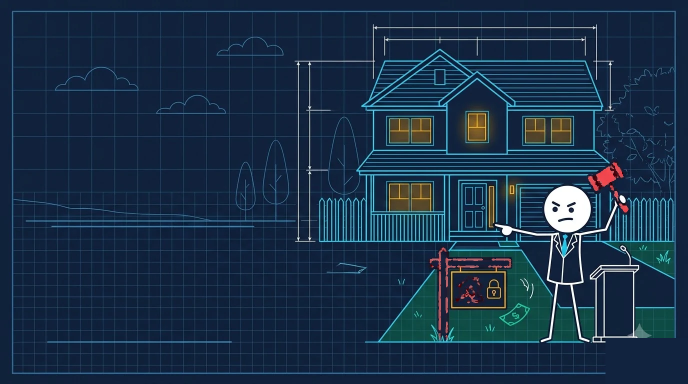
#> input picture projects/hospital-bill-plans/elements/cut/01.png, 1376 x 768 px (shown at 1/2 size); its folder holds only this picture in this run
$ python ingest_elements.py
#> lines starting #> are read from the running program, lines starting #| are printed output that depends on the picture
import os, sys, glob, re, subprocess
from PIL import Image, ImageDraw

def main():
    proj_dir = os.path.dirname(os.path.abspath(__file__))
    dl_dir = os.path.join(os.path.expanduser("~"), "Downloads", "stick_hospital-bill-plans_el")
    raw_dir = os.path.join(proj_dir, "elements", "raw")
    cut_dir = os.path.join(proj_dir, "elements", "cut")
    os.makedirs(raw_dir, exist_ok=True)
    os.makedirs(cut_dir, exist_ok=True)

    files = glob.glob(os.path.join(dl_dir, "*.*"))
    elements = {}
    for f in files:
        base = os.path.basename(f)
        m = re.match(r"^(\d+)(?:\s*\(\d+\))?\s*-\s*", base)
        if m:
            elements[int(m.group(1))] = f

    print(f"Found {len(elements)} elements in {dl_dir}")
    for i in range(1, 21):
        if i in elements:
            src = elements[i]
            im = Image.open(src).convert("RGB")
            w, h = im.size
            px = im.load()
            bg = px[4, 4]
            # Wipe Flow sparkle in bottom right
            ImageDraw.Draw(im).rectangle((w - int(w * 0.12), h - int(h * 0.12), w, h), fill=bg)
            im.save(os.path.join(raw_dir, f"{i:02d}.png"))
        else:
            print(f"Missing element: {i}")

    # Run keyer
    keyer = r"C:\Users\Lenovo\.claude\skills\stickman-hybrid\scripts\key.py"
    res = subprocess.run([sys.executable, keyer, raw_dir, cut_dir], capture_output=True, text=True)
    print("Keyer output:")
    print((res.stdout or res.stderr).strip()[-800:])

    # Build preview grid
    cuts = sorted(glob.glob(os.path.join(cut_dir, "*.png")))
    print(f"Generated {len(cuts)} cutout stickers in {cut_dir}")
    if cuts:
        cols = 5
        tw, th = 300, 300
        rows = (len(cuts) + cols - 1) // cols
        grid = Image.new("RGBA", (tw * cols, th * rows), (150, 150, 150, 255))
        for idx, p in enumerate(cuts):
            st = Image.open(p).convert("RGBA")
#> st is the input picture: PIL image 1376x768 RGBA; mean R, G, B, A 25.3, 48.2, 71.7, 255
            st.thumbnail((tw - 20, th - 20), Image.LANCZOS)
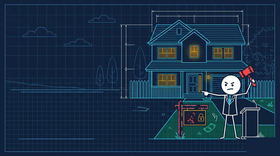
#> st: PIL image 280x156 RGBA; mean R, G, B, A 25.3, 48.2, 71.7, 255
            x = (idx % cols) * tw + (tw - st.width) // 2
#> x = 10
            y = (idx // cols) * th + (th - st.height) // 2
#> y = 72
            grid.alpha_composite(st, (x, y))
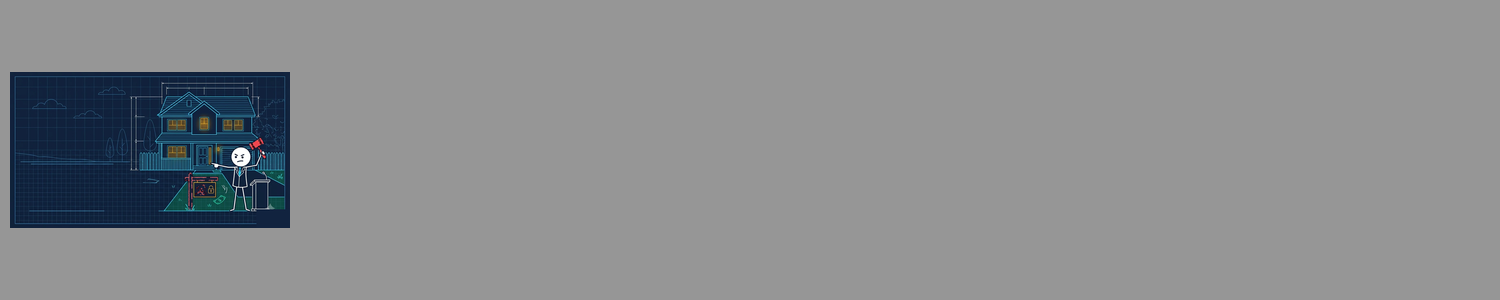
#> grid: PIL image 1500x300 RGBA; mean R, G, B, A 137.9, 140.1, 142.4, 255
        grid.convert("RGB").save(os.path.join(proj_dir, "cutouts.jpg"), quality=90)
        print("Created cutouts.jpg preview")

if __name__ == "__main__":
    main()
